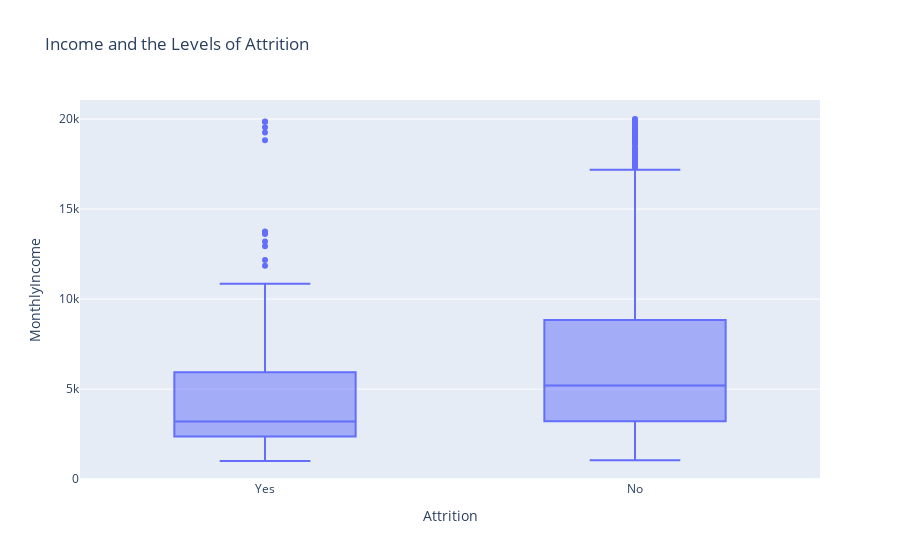

The cell this chart's notebook holds for it:
### Code cell
# c) Income and the Levels of Attrition
fig = px.box(df, x='Attrition', y='MonthlyIncome', title='Income and the Levels of Attrition')
fig.show()

### Figure 1 — Plotly figure (JSON) as saved in the notebook; plotly's stock layout.template omitted (floating-point values rounded to 4 significant figures; data arrays with more than 128 entries replaced by an {"elided": "..."} marker saying what was removed)
{"data": [{"alignmentgroup": "True", "hovertemplate": "Attrition=%{x}<br>MonthlyIncome=%{y}<extra></extra>", "legendgroup": "", "marker": {"color": "#636efa"}, "name": "", "notched": false, "offsetgroup": "", "orientation": "v", "showlegend": false, "type": "box", "x": {"elided": "1470 str values"}, "x0": " ", "xaxis": "x", "y": {"elided": "1470 int values"}, "y0": " ", "yaxis": "y"}], "layout": {"boxmode": "group", "legend": {"tracegroupgap": 0}, "title": {"text": "Income and the Levels of Attrition"}, "xaxis": {"anchor": "y", "domain": [0, 1], "title": {"text": "Attrition"}}, "yaxis": {"anchor": "x", "domain": [0, 1], "title": {"text": "MonthlyIncome"}}}}
